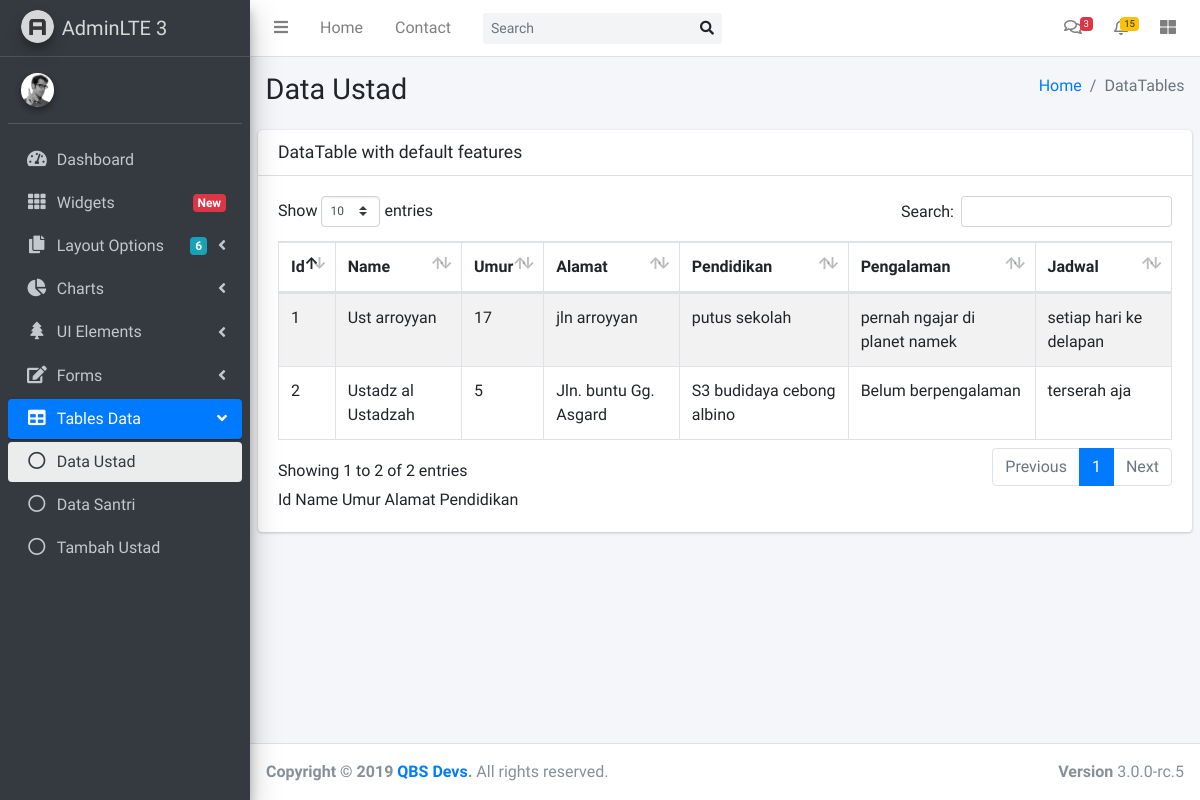
Page /yukngaji/pages/tables/ustad.php on the committed database.
### tables this page shows
CREATE TABLE `ustad` (
  `id` int(255) NOT NULL,
  `name` varchar(200) NOT NULL,
  `umur` int(100) NOT NULL,
  `alamat` text NOT NULL,
  `pendidikan` varchar(100) NOT NULL,
  `pengalaman` text NOT NULL,
  `jadwal` varchar(1000) NOT NULL
);

### yukngaji/pages/tables/ustad.php (the view, shortened to what this page needs)
<!DOCTYPE html>
<html>
<head>
  <link rel="stylesheet" href="../../plugins/fontawesome-free/css/all.min.css">
  <link rel="stylesheet" href="https://code.ionicframework.com/ionicons/2.0.1/css/ionicons.min.css">
  <link rel="stylesheet" href="../../plugins/datatables-bs4/css/dataTables.bootstrap4.css">
  <link rel="stylesheet" href="../../dist/css/adminlte.min.css">
</head>
<body class="hold-transition sidebar-mini">
<div class="wrapper">
  <nav class="main-header navbar navbar-expand navbar-white navbar-light">
    <ul class="navbar-nav">
      <li class="nav-item">
        <a class="nav-link" data-widget="pushmenu" href="#"><i class="fas fa-bars"></i></a>
      </li>
      <li class="nav-item d-none d-sm-inline-block">
        <a href="../../index3.php" class="nav-link">Home</a>
      </li>
      <li class="nav-item d-none d-sm-inline-block">
        <a href="#" class="nav-link">Contact</a>
      </li>
    </ul>
    <form class="form-inline ml-3">
      <div class="input-group input-group-sm">
        <input class="form-control form-control-navbar" type="search" placeholder="Search" aria-label="Search">
        <div class="input-group-append">
          <button class="btn btn-navbar" type="submit">
            <i class="fas fa-search"></i>
          </button>
        </div>
      </div>
    </form>
    <ul class="navbar-nav ml-auto">
      <li class="nav-item dropdown">
        <a class="nav-link" data-toggle="dropdown" href="#">
          <i class="far fa-comments"></i>
          <span class="badge badge-danger navbar-badge">3</span>
        </a>
      </li>
      <li class="nav-item dropdown">
        <a class="nav-link" data-toggle="dropdown" href="#">
          <span class="badge badge-warning navbar-badge">15</span>
        </a>
      </li>
      <li class="nav-item">
        <a class="nav-link" data-widget="control-sidebar" data-slide="true" href="#">
          <i class="fas fa-th-large"></i>
        </a>
      </li>
    </ul>
  </nav>
  <aside class="main-sidebar sidebar-dark-primary elevation-4">
    <a href="../../index3.php" class="brand-link">
      <img src="../../dist/img/AdminLTELogo.png"
           alt="AdminLTE Logo"
           class="brand-image img-circle elevation-3"
           style="opacity: .8">
      <span class="brand-text font-weight-light">AdminLTE 3</span>
    </a>
    <div class="sidebar">
      <div class="user-panel mt-3 pb-3 mb-3 d-flex">
        <div class="image">
          <img src="../../dist/img/user2-160x160.jpg" class="img-circle elevation-2" alt="User Image">
        </div>
        <div class="info">
        </div>
      </div>
      <nav class="mt-2">
        <ul class="nav nav-pills nav-sidebar flex-column" data-widget="treeview" role="menu" data-accordion="false">
          <li class="nav-item has-treeview">
            <a href="../../dashboard.php" class="nav-link">
              <i class="nav-icon fas fa-tachometer-alt"></i>
              <p>
                Dashboard
              </p>
            </a>
          </li>
          <li class="nav-item">
            <a href="../widgets.html" class="nav-link">
              <i class="nav-icon fas fa-th"></i>
              <p>
                Widgets
                <span class="right badge badge-danger">New</span>
              </p>
            </a>
          </li>
          <li class="nav-item has-treeview">
            <a href="#" class="nav-link">
              <i class="nav-icon fas fa-copy"></i>
              <p>
                Layout Options
                <i class="fas fa-angle-left right"></i>
                <span class="badge badge-info right">6</span>
              </p>
            </a>
          </li>
          <li class="nav-item has-treeview">
            <a href="#" class="nav-link">
              <i class="nav-icon fas fa-chart-pie"></i>
              <p>
                Charts
                <i class="right fas fa-angle-left"></i>
              </p>
            </a>
          </li>
          <li class="nav-item has-treeview">
            <a href="#" class="nav-link">
              <i class="nav-icon fas fa-tree"></i>
              <p>
                UI Elements
                <i class="fas fa-angle-left right"></i>
              </p>
            </a>
          </li>
          <li class="nav-item has-treeview">
            <a href="#" class="nav-link">
              <i class="nav-icon fas fa-edit"></i>
              <p>
                Forms
                <i class="fas fa-angle-left right"></i>
              </p>
            </a>
          </li>
          <li class="nav-item has-treeview menu-open">
            <a href="#" class="nav-link active">
              <i class="nav-icon fas fa-table"></i>
              <p>
                Tables Data
                <i class="fas fa-angle-left right"></i>
              </p>
            </a>
            <ul class="nav nav-treeview">
              <li class="nav-item">
                <a href="../tables/ustad.php" class="nav-link active">
                  <i class="far fa-circle nav-icon"></i>
                  <p>Data Ustad</p>
                </a>
              </li>
              <li class="nav-item">
                <a href="../tables/santri.php" class="nav-link">
                  <i class="far fa-circle nav-icon"></i>
                  <p>Data Santri</p>
                </a>
              </li>
              <li class="nav-item">
                <a href="../tables/createustad.php" class="nav-link">
                  <i class="far fa-circle nav-icon"></i>
                  <p>Tambah Ustad</p>
                </a>
              </li>
            </ul>
          </li>
  </aside>
  <div class="content-wrapper">
    <section class="content-header">
      <div class="container-fluid">
        <div class="row mb-2">
          <div class="col-sm-6">
            <h1>Data Ustad</h1>
          </div>
          <div class="col-sm-6">
            <ol class="breadcrumb float-sm-right">
              <li class="breadcrumb-item"><a href="#">Home</a></li>
              <li class="breadcrumb-item active">DataTables</li>
            </ol>
          </div>
        </div>
      </div>
    </section>
    <section class="content">
      <div class="row">
        <div class="col-12">
          <div class="card">
            <div class="card-header">
              <h3 class="card-title">DataTable with default features</h3>
            </div>
            <div class="card-body">
              <table id="example1" class="table table-bordered table-striped">
                <thead>
                <tr>
                  <th>Id</th>
                  <th>Name</th>
                  <th>Umur</th>
                  <th>Alamat</th>
                  <th>Pendidikan</th>
                  <th>Pengalaman</th>
                  <th>Jadwal</th>
                </tr>
                </thead>
                <tbody>
                <?php
                $conn = mysqli_connect("localhost", "root", "", "yukngaji");
                $sql = "SELECT id, name, umur, alamat, pendidikan, pengalaman, jadwal FROM ustad";
                $result = $conn-> query($sql);
                if($result-> num_rows > 0){
                    while($row = $result-> fetch_assoc()){
                        echo "<tr><td>". $row["id"] ."</td><td>". $row["name"]. "</td><td>". $row["umur"]. "</td><td>". $row["alamat"]. "</td><td>". $row["pendidikan"]. "</td><td>". $row["pengalaman"]. "</td><td>". $row["jadwal"]. "</td></tr>";
                    }
                    echo "</table>";
                }
                else{
                    echo "0 result";
                }
            ?>
                <tr>
                  <th>Id</th>
                  <th>Name</th>
                  <th>Umur</th>
                  <th>Alamat</th>
                  <th>Pendidikan</th>
                </tr>
            </div>
          </div>
        </div>
      </div>
    </section>
  </div>
  <footer class="main-footer">
    <div class="float-right d-none d-sm-block">
      <b>Version</b> 3.0.0-rc.5
    </div>
    <strong>Copyright &copy; 2019 <a href="#">QBS Devs</a>.</strong> All rights reserved.
  </footer>
</div>
</body>
</html>

### rows in the picture
ustad: id "1", name "Ust arroyyan", umur "17", alamat "jln arroyyan", pendidikan "putus sekolah", pengalaman "pernah ngajar di planet namek", jadwal "setiap hari ke delapan"
ustad: id "2", name "Ustadz al Ustadzah", umur "5", alamat "Jln. buntu Gg. Asgard", pendidikan "S3 budidaya cebong albino", pengalaman "Belum berpengalaman", jadwal "terserah aja"
